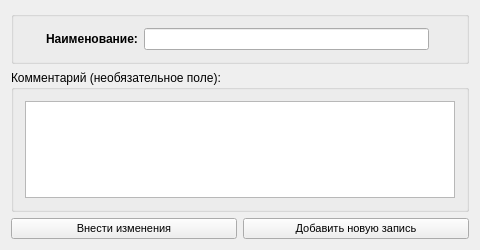
<?xml version="1.0" encoding="UTF-8"?>
<ui version="4.0">
 <class>EditBaseForm</class>
 <widget class="QWidget" name="EditBaseForm">
  <property name="geometry">
   <rect>
    <x>0</x>
    <y>0</y>
    <width>480</width>
    <height>250</height>
   </rect>
  </property>
  <property name="minimumSize">
   <size>
    <width>480</width>
    <height>250</height>
   </size>
  </property>
  <property name="windowTitle">
   <string>Добавление (изменение) данных</string>
  </property>
  <property name="windowIcon">
   <iconset resource="../cleaning.qrc">
    <normaloff>:/images/add.png</normaloff>:/images/add.png</iconset>
  </property>
  <property name="styleSheet">
   <string notr="true"/>
  </property>
  <layout class="QGridLayout" name="gridLayout_3">
   <item row="0" column="0" colspan="2">
    <widget class="QGroupBox" name="requiredBox">
     <property name="title">
      <string/>
     </property>
     <layout class="QGridLayout" name="gridLayout_2">
      <item row="0" column="1">
       <widget class="QLabel" name="nameText">
        <property name="font">
         <font>
          <weight>75</weight>
          <bold>true</bold>
         </font>
        </property>
        <property name="text">
         <string>Наименование:</string>
        </property>
       </widget>
      </item>
      <item row="0" column="2">
       <widget class="QLineEdit" name="txtName">
        <property name="maxLength">
         <number>64</number>
        </property>
       </widget>
      </item>
      <item row="0" column="0">
       <widget class="QLabel" name="nameMessage">
        <property name="sizePolicy">
         <sizepolicy hsizetype="Fixed" vsizetype="Fixed">
          <horstretch>0</horstretch>
          <verstretch>0</verstretch>
         </sizepolicy>
        </property>
        <property name="minimumSize">
         <size>
          <width>15</width>
          <height>15</height>
         </size>
        </property>
        <property name="toolTip">
         <string>&lt;!DOCTYPE HTML PUBLIC &quot;-//W3C//DTD HTML 4.0//EN&quot; &quot;http://www.w3.org/TR/REC-html40/strict.dtd&quot;&gt;
&lt;html&gt;&lt;head&gt;&lt;meta name=&quot;qrichtext&quot; content=&quot;1&quot; /&gt;&lt;style type=&quot;text/css&quot;&gt;
p, li { white-space: pre-wrap; }
&lt;/style&gt;&lt;/head&gt;&lt;body style=&quot; font-family:'MS Shell Dlg 2'; font-size:8.25pt; font-weight:400; font-style:normal;&quot;&gt;
&lt;p style=&quot; margin-top:0px; margin-bottom:0px; margin-left:0px; margin-right:0px; -qt-block-indent:0; text-indent:0px;&quot;&gt;&lt;span style=&quot; font-size:8pt; font-weight:600;&quot;&gt;1. Наименование не должно быть пустым.&lt;/span&gt;&lt;/p&gt;
&lt;p style=&quot; margin-top:0px; margin-bottom:0px; margin-left:0px; margin-right:0px; -qt-block-indent:0; text-indent:0px;&quot;&gt;&lt;span style=&quot; font-size:8pt; font-weight:600;&quot;&gt;2. Разрешены кириллица и латиница, знак нижнего подчеркивания (_) и дефис (-).&lt;/span&gt;&lt;/p&gt;
&lt;p style=&quot; margin-top:0px; margin-bottom:0px; margin-left:0px; margin-right:0px; -qt-block-indent:0; text-indent:0px;&quot;&gt;&lt;span style=&quot; font-size:8pt; font-weight:600;&quot;&gt;3. Ограничение на длину - не более 64 символов.&lt;/span&gt;&lt;/p&gt;&lt;/body&gt;&lt;/html&gt;</string>
        </property>
        <property name="text">
         <string/>
        </property>
        <property name="pixmap">
         <pixmap resource="../cleaning.qrc">:/images/modify.png</pixmap>
        </property>
       </widget>
      </item>
      <item row="0" column="3">
       <widget class="QLabel" name="nameStatus">
        <property name="sizePolicy">
         <sizepolicy hsizetype="Fixed" vsizetype="Fixed">
          <horstretch>0</horstretch>
          <verstretch>0</verstretch>
         </sizepolicy>
        </property>
        <property name="minimumSize">
         <size>
          <width>20</width>
          <height>20</height>
         </size>
        </property>
        <property name="text">
         <string/>
        </property>
        <property name="pixmap">
         <pixmap resource="../cleaning.qrc">:/images/error.png</pixmap>
        </property>
       </widget>
      </item>
     </layout>
    </widget>
   </item>
   <item row="1" column="0" colspan="2">
    <widget class="QGroupBox" name="pnlComment">
     <property name="title">
      <string>Комментарий (необязательное поле):</string>
     </property>
     <layout class="QGridLayout" name="gridLayout">
      <item row="0" column="0">
       <widget class="QTextEdit" name="txtComment"/>
      </item>
     </layout>
    </widget>
   </item>
   <item row="2" column="0">
    <widget class="QPushButton" name="cmdSave">
     <property name="font">
      <font>
       <family>MS Shell Dlg 2</family>
       <pointsize>8</pointsize>
      </font>
     </property>
     <property name="text">
      <string>Внести изменения</string>
     </property>
     <property name="icon">
      <iconset resource="../cleaning.qrc">
       <normaloff>:/images/add.png</normaloff>:/images/add.png</iconset>
     </property>
     <property name="iconSize">
      <size>
       <width>24</width>
       <height>24</height>
      </size>
     </property>
    </widget>
   </item>
   <item row="2" column="1">
    <widget class="QPushButton" name="cmdSaveNew">
     <property name="font">
      <font>
       <family>MS Shell Dlg 2</family>
       <pointsize>8</pointsize>
      </font>
     </property>
     <property name="text">
      <string>Добавить новую запись</string>
     </property>
     <property name="icon">
      <iconset resource="../cleaning.qrc">
       <normaloff>:/images/add.png</normaloff>:/images/add.png</iconset>
     </property>
     <property name="iconSize">
      <size>
       <width>24</width>
       <height>24</height>
      </size>
     </property>
    </widget>
   </item>
  </layout>
 </widget>
 <layoutdefault spacing="6" margin="11"/>
 <resources>
  <include location="../cleaning.qrc"/>
  <include location="../DSV.qrc"/>
 </resources>
 <connections/>
</ui>
